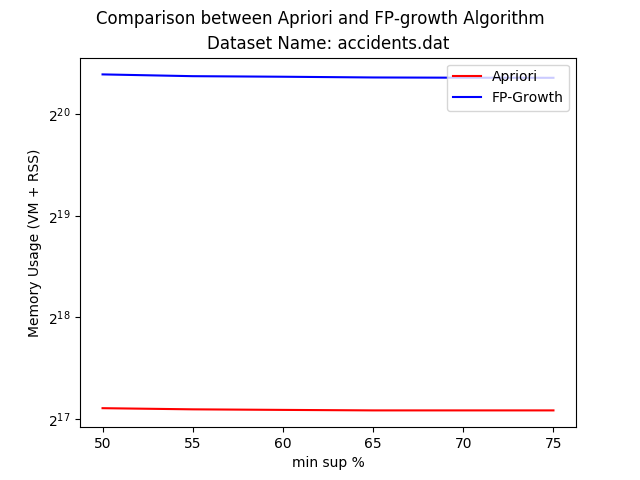

Write the Python code that produced this figure.
from matplotlib import pyplot as plt
import numpy as np


###tobechanged
x = [50,55,60,65,70,75]
Apriori = [140980,139868,139336,138860,138860,138860]
FP_growth = [1375620,1359060,1353864,1347132,1344888,1344036]

plt.plot(x, Apriori, color='r', label='Apriori')
plt.plot(x, FP_growth, color='b', label='FP-Growth')

plt.ylabel('Memory Usage (VM + RSS)')
plt.xlabel('min sup %')


plt.suptitle('Comparison between Apriori and FP-growth Algorithm')
plt.title('Dataset Name: accidents.dat')
plt.legend(loc='upper right')

plt.yscale('log',basey = 2)

###tobechanged
plt.savefig('accidents_mem.pdf')
plt.savefig('accidents_mem.png')

# plt.yticks(Apriori+FP_growth,Apriori+FP_growth)
plt.xticks(x,x)



plt.show()